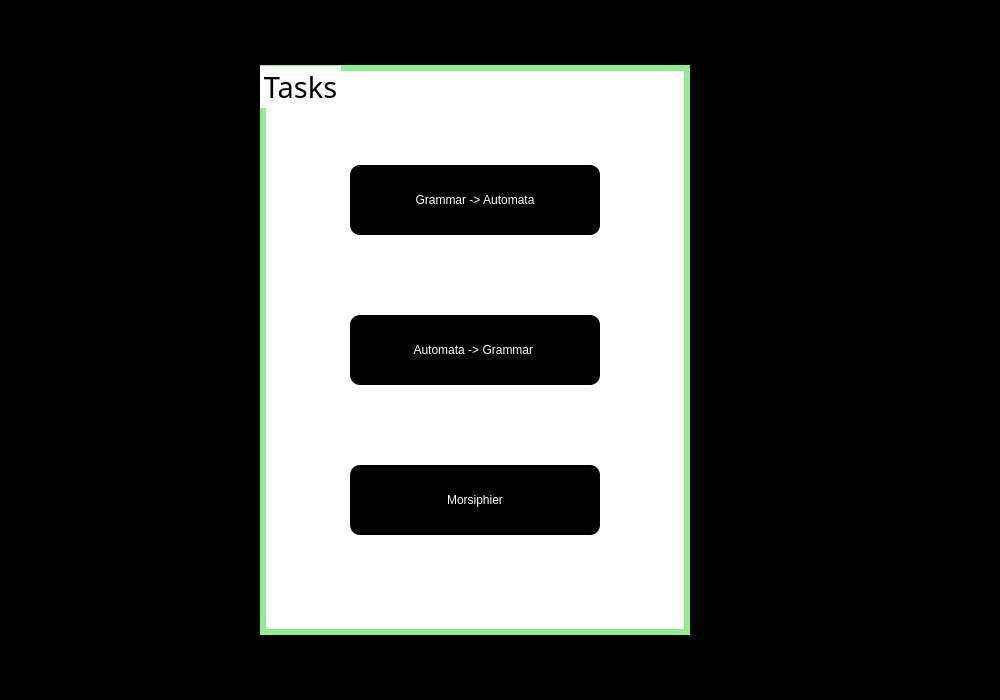
<?xml version="1.0" encoding="UTF-8"?>
<ui version="4.0">
 <class>Dialog</class>
 <widget class="QDialog" name="Dialog">
  <property name="geometry">
   <rect>
    <x>0</x>
    <y>0</y>
    <width>1000</width>
    <height>700</height>
   </rect>
  </property>
  <property name="windowTitle">
   <string>Dialog</string>
  </property>
  <property name="styleSheet">
   <string notr="true">background-color: rgb(0, 0, 0);</string>
  </property>
  <widget class="QGroupBox" name="groupBox">
   <property name="geometry">
    <rect>
     <x>260</x>
     <y>65</y>
     <width>430</width>
     <height>570</height>
    </rect>
   </property>
   <property name="baseSize">
    <size>
     <width>0</width>
     <height>0</height>
    </size>
   </property>
   <property name="font">
    <font>
     <family>Trebuchet MS</family>
     <pointsize>22</pointsize>
     <weight>50</weight>
     <italic>false</italic>
     <bold>false</bold>
     <kerning>true</kerning>
    </font>
   </property>
   <property name="layoutDirection">
    <enum>Qt::LeftToRight</enum>
   </property>
   <property name="autoFillBackground">
    <bool>false</bool>
   </property>
   <property name="styleSheet">
    <string notr="true">font: 22pt &quot;Trebuchet MS&quot;;
background-color: rgb(255, 255, 255);
border-color: rgb(0, 0, 0);
border: 6px solid lightgreen;</string>
   </property>
   <property name="title">
    <string>Tasks</string>
   </property>
   <property name="flat">
    <bool>false</bool>
   </property>
   <property name="checkable">
    <bool>false</bool>
   </property>
   <widget class="QPushButton" name="gr_to_aut">
    <property name="enabled">
     <bool>true</bool>
    </property>
    <property name="geometry">
     <rect>
      <x>90</x>
      <y>100</y>
      <width>250</width>
      <height>70</height>
     </rect>
    </property>
    <property name="mouseTracking">
     <bool>false</bool>
    </property>
    <property name="focusPolicy">
     <enum>Qt::NoFocus</enum>
    </property>
    <property name="styleSheet">
     <string notr="true">QPushButton:hover {
    background-color:lightgreen;
	color: black;
}

QPushButton{
font: 12pt &quot;MS Shell Dlg 2&quot;;
background-color: rgb(0, 0, 0);
color: rgb(255, 255, 255);
border:3px;
border-radius:10px;
}
</string>
    </property>
    <property name="text">
     <string>Grammar -&gt; Automata</string>
    </property>
    <property name="autoDefault">
     <bool>true</bool>
    </property>
   </widget>
   <widget class="QPushButton" name="aut_to_gr">
    <property name="geometry">
     <rect>
      <x>90</x>
      <y>250</y>
      <width>250</width>
      <height>70</height>
     </rect>
    </property>
    <property name="acceptDrops">
     <bool>false</bool>
    </property>
    <property name="styleSheet">
     <string notr="true">QPushButton:hover {
    background-color:lightgreen;
	color: black;
}


QPushButton{
font: 12pt &quot;MS Shell Dlg 2&quot;;
background-color: rgb(0, 0, 0);
color: rgb(255, 255, 255);
border:3px;
border-radius:10px;
}
</string>
    </property>
    <property name="text">
     <string>Automata -&gt; Grammar </string>
    </property>
    <property name="default">
     <bool>false</bool>
    </property>
    <property name="flat">
     <bool>false</bool>
    </property>
   </widget>
   <widget class="QPushButton" name="morsiphier_btn">
    <property name="geometry">
     <rect>
      <x>90</x>
      <y>400</y>
      <width>250</width>
      <height>70</height>
     </rect>
    </property>
    <property name="styleSheet">
     <string notr="true">QPushButton:hover {
    background-color:lightgreen;
	color: black;
}


QPushButton{
font: 12pt &quot;MS Shell Dlg 2&quot;;
background-color: rgb(0, 0, 0);
color: rgb(255, 255, 255);
border:3px;
border-radius:10px;
}
</string>
    </property>
    <property name="text">
     <string>Morsiphier</string>
    </property>
   </widget>
  </widget>
  <widget class="QLabel" name="label">
   <property name="geometry">
    <rect>
     <x>260</x>
     <y>660</y>
     <width>431</width>
     <height>20</height>
    </rect>
   </property>
   <property name="styleSheet">
    <string notr="true">QLabel:hover{
background-color: black;
color:red;
}
QLabel{
}</string>
   </property>
   <property name="text">
    <string>Created by Samandar Yokubov</string>
   </property>
   <property name="alignment">
    <set>Qt::AlignCenter</set>
   </property>
  </widget>
 </widget>
 <resources/>
 <connections/>
</ui>
